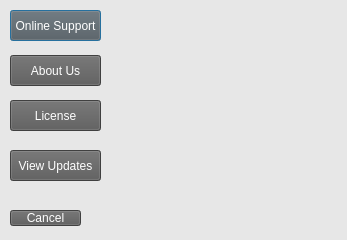
<?xml version="1.0" encoding="UTF-8"?>
<ui version="4.0">
 <class>Options</class>
 <widget class="QDialog" name="Options">
  <property name="geometry">
   <rect>
    <x>0</x>
    <y>0</y>
    <width>347</width>
    <height>240</height>
   </rect>
  </property>
  <property name="windowTitle">
   <string>Dialog</string>
  </property>
  <property name="styleSheet">
   <string notr="true">background-color: rgb(231, 231, 231);
</string>
  </property>
  <widget class="QPushButton" name="online_support">
   <property name="geometry">
    <rect>
     <x>10</x>
     <y>10</y>
     <width>91</width>
     <height>31</height>
    </rect>
   </property>
   <property name="styleSheet">
    <string notr="true">background-color: rgb(89, 89, 89);
color: white;
font: 14pt &quot;Tw Cen MT Condensed&quot;;</string>
   </property>
   <property name="text">
    <string>Online Support</string>
   </property>
  </widget>
  <widget class="QPushButton" name="aboutus">
   <property name="geometry">
    <rect>
     <x>10</x>
     <y>55</y>
     <width>91</width>
     <height>31</height>
    </rect>
   </property>
   <property name="styleSheet">
    <string notr="true">background-color: rgb(89, 89, 89);
color: white;
font: 14pt &quot;Tw Cen MT Condensed&quot;;</string>
   </property>
   <property name="text">
    <string>About Us</string>
   </property>
  </widget>
  <widget class="QPushButton" name="license">
   <property name="geometry">
    <rect>
     <x>10</x>
     <y>100</y>
     <width>91</width>
     <height>31</height>
    </rect>
   </property>
   <property name="styleSheet">
    <string notr="true">background-color: rgb(89, 89, 89);
color: white;
font: 14pt &quot;Tw Cen MT Condensed&quot;;</string>
   </property>
   <property name="text">
    <string>License</string>
   </property>
  </widget>
  <widget class="QLabel" name="logo">
   <property name="geometry">
    <rect>
     <x>120</x>
     <y>10</y>
     <width>211</width>
     <height>211</height>
    </rect>
   </property>
   <property name="text">
    <string/>
   </property>
  </widget>
  <widget class="QPushButton" name="app_updates">
   <property name="geometry">
    <rect>
     <x>10</x>
     <y>150</y>
     <width>91</width>
     <height>31</height>
    </rect>
   </property>
   <property name="styleSheet">
    <string notr="true">background-color: rgb(89, 89, 89);
color: white;
font: 14pt &quot;Tw Cen MT Condensed&quot;;</string>
   </property>
   <property name="text">
    <string>View Updates</string>
   </property>
  </widget>
  <widget class="QPushButton" name="cancel">
   <property name="geometry">
    <rect>
     <x>10</x>
     <y>210</y>
     <width>71</width>
     <height>16</height>
    </rect>
   </property>
   <property name="styleSheet">
    <string notr="true">background-color: rgb(89, 89, 89);
color: white;
font: 14pt &quot;Tw Cen MT Condensed&quot;;</string>
   </property>
   <property name="text">
    <string>Cancel</string>
   </property>
  </widget>
 </widget>
 <resources/>
 <connections/>
</ui>
